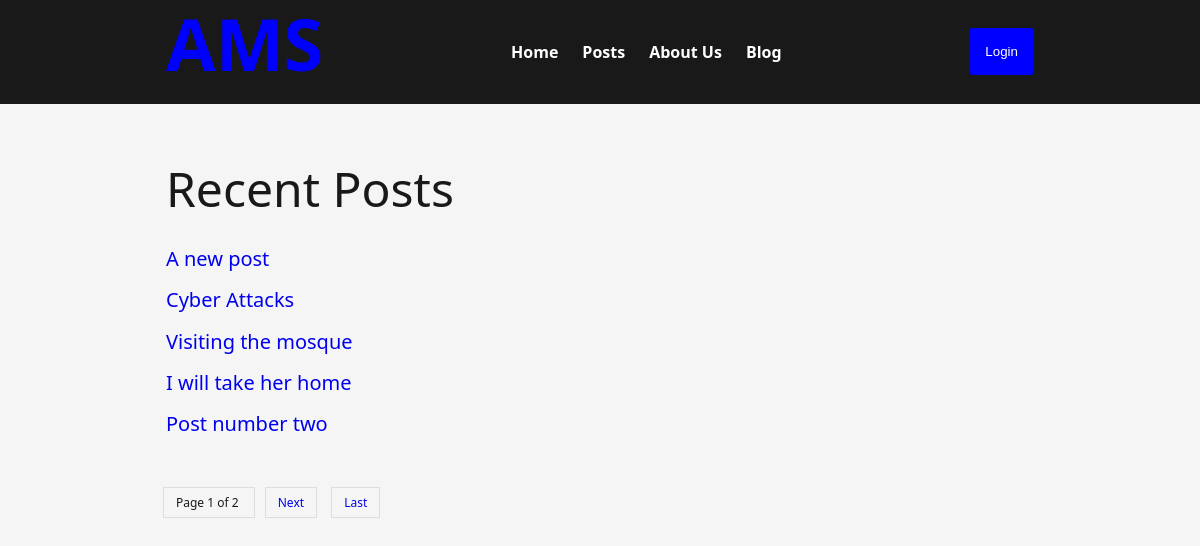
The app's page /posts/, older data.
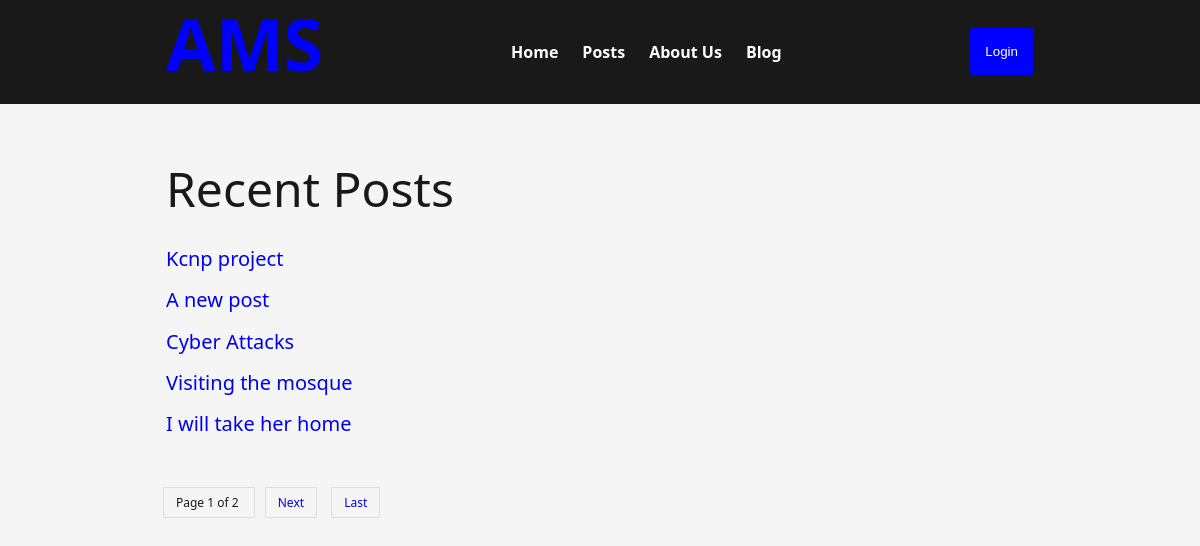
The same page, newer data.
### posts/models.py (models this page shows, shortened)
class Post(models.Model):
    title = models.CharField(max_length=100)
    body=models.TextField()
    slug = models.SlugField(default="this-is-a-post")
    banner = models.ImageField(default='kcnp.png', blank=True)
    created_at=models.DateTimeField(auto_now_add=True)
    class Meta:
        verbose_name='Post'
        verbose_name_plural='Posts'
        ordering=['created_at']

### posts/views.py (the view)
# urls.py: path("posts/", include('posts.urls', namespace='posts')),
def posts(request):
    posts = Post.objects.all().order_by('-id')
    paginator = Paginator(posts, 5)
    page_number = request.GET.get('page')
    page_obj = paginator.get_page(page_number)
    return render(request, 'posts/posts.html', {'page_obj':page_obj})

### posts/templates/posts/posts.html (shortened to what this page needs)
{% extends 'layout.html' %}
{% block content %}
<div class="container">
    <h4>Recent Posts </h4>
    {% for post in page_obj %}
        <p  style="margin-bottom:.5rem;font-size:1.25rem;">
            <a href="{%  url 'posts:post' post.id %}">{{post.title}}</a>
        </p>
    {% empty %}
        <h6 style="color:gray;">Sorry. Currently there are no posts</h6>
    {% endfor %}
    <div class="pagination" style="margin-top:3rem; margin-left:-8px">
        <span>
            Page {{page_obj.number}} of {{page_obj.paginator.num_pages}}
        </span>
        {% if page_obj.has_next %}
            <a href="?page={{page_obj.next_page_number}}">Next</a>
            <a href="?page={{page_obj.paginator.num_pages}}">Last</a>
        {% endif %}
    </div>
</div>
{% endblock %}

Row changes from the older to the newer data that the page shows:
no longer on this page (row unchanged): Post: title "Post number two"
added Post: title "Kcnp project"
